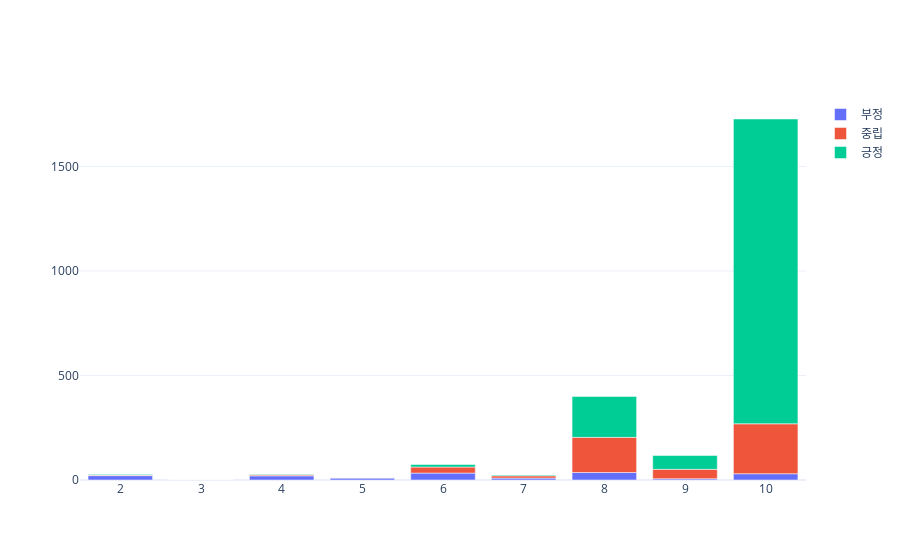

Write notebook code for a chart like this one.
### Markdown cell above
## 평점 별 긍부정 리뷰 개수

### Code cell
x = g['score'].unique()
y0 = g[g['attitude']==0]
y1 = g[g['attitude'] ==1]
y2 = g[g['attitude'] ==2]
fig = go.Figure()

fig.add_trace(go.Bar(x=x, y = y0.res, name = "부정"))
fig.add_trace(go.Bar(x=x, y = y1.res, name = "중립"))
fig.add_trace(go.Bar(x=x, y = y2.res, name = "긍정"))

fig.update_traces(hovertemplate = '평점: %{x} <br>개수 : %{y}')
#fig.update_layout(xaxis_type = 'category')
fig.update_yaxes(nticks = 5)
fig.update_layout(
                  barmode = 'relative',
                 hoverlabel = dict(font_size = 15),
                template = 'plotly_white') #stack으로 만들어짐


fig.write_html("평점 별 긍부정.html")
fig.show()

### Figure 1 — Plotly figure (JSON) as saved in the notebook; plotly's stock layout.template omitted (floating-point values rounded to 4 significant figures)
{"data": [{"hovertemplate": "평점: %{x} <br>개수 : %{y}", "name": "부정", "type": "bar", "x": [2, 3, 4, 5, 6, 7, 8, 9, 10], "y": [21, 1, 20, 10, 33, 9, 36, 6, 30]}, {"hovertemplate": "평점: %{x} <br>개수 : %{y}", "name": "중립", "type": "bar", "x": [2, 3, 4, 5, 6, 7, 8, 9, 10], "y": [3, 0, 5, 1, 29, 11, 168, 45, 239]}, {"hovertemplate": "평점: %{x} <br>개수 : %{y}", "name": "긍정", "type": "bar", "x": [2, 3, 4, 5, 6, 7, 8, 9, 10], "y": [3, 0, 3, 0, 12, 4, 196, 66, 1458]}], "layout": {"barmode": "relative", "hoverlabel": {"font": {"size": 15}}, "yaxis": {"nticks": 5}}}
